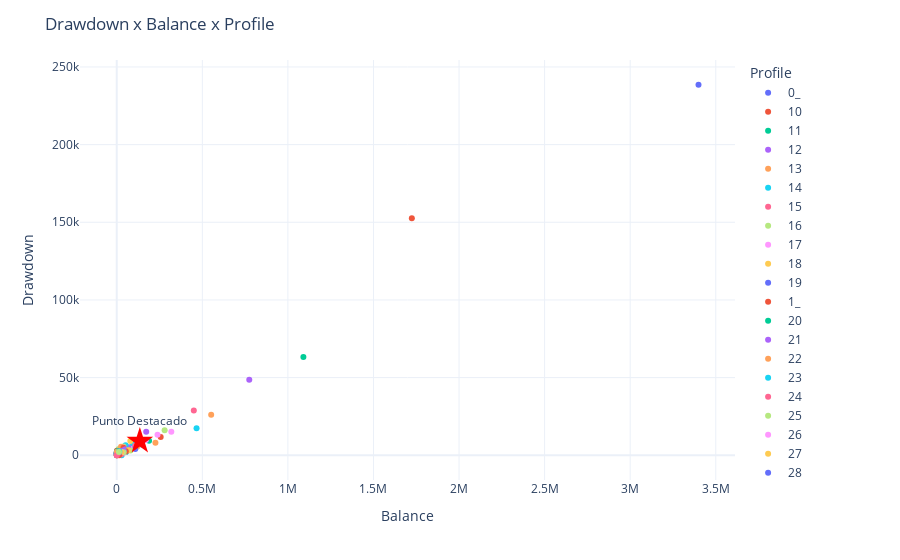

The cell this chart's notebook holds for it:
### Code cell
# Crear la gráfica de dispersión
fig = px.scatter(df, 
                 x="Balance", y="Drawdown", 
                 color="Profile", 
                 hover_name="Profile", 
                 template='plotly_white')



# Añadir el título
fig.update_layout(title='Drawdown x Balance x Profile')

# Añadir punto destacado
highlighted_point = {
    "x": [sum(df['Balance']) / len(df['Balance'])],
    "y": [sum(df['Drawdown']) / len(df['Drawdown'])],
    "text": ["Punto Destacado"],
    "marker": {"color": "red", "size": 20, "symbol": "star"}
}

fig.add_trace(
    go.Scatter(
        x=highlighted_point["x"],
        y=highlighted_point["y"],
        mode='markers+text',
        text=highlighted_point["text"],
        textposition='top center',
        marker=highlighted_point["marker"],
        name='Punto Destacado'
    )
)

# Calcular el centroide
X = sum(df['Balance']) / len(df['Balance'])
Y = sum(df['Drawdown']) / len(df['Drawdown'])
print(f'centroide X: {X}, Y: {Y}')

# Mostrar la gráfica
fig.show()

### Figure 1 — Plotly figure (JSON) as saved in the notebook; plotly's stock layout.template omitted (floating-point values rounded to 4 significant figures)
{"data": [{"hovertemplate": "<b>%{hovertext}</b><br><br>Profile=0_<br>Balance=%{x}<br>Drawdown=%{y}<extra></extra>", "hovertext": ["0_"], "legendgroup": "0_", "marker": {"color": "#636efa", "symbol": "circle"}, "mode": "markers", "name": "0_", "orientation": "v", "showlegend": true, "type": "scatter", "x": [3399000.0], "xaxis": "x", "y": [238500.0], "yaxis": "y"}, {"hovertemplate": "<b>%{hovertext}</b><br><br>Profile=10<br>Balance=%{x}<br>Drawdown=%{y}<extra></extra>", "hovertext": ["10"], "legendgroup": "10", "marker": {"color": "#EF553B", "symbol": "circle"}, "mode": "markers", "name": "10", "orientation": "v", "showlegend": true, "type": "scatter", "x": [256600.0], "xaxis": "x", "y": [11810.0], "yaxis": "y"}, {"hovertemplate": "<b>%{hovertext}</b><br><br>Profile=11<br>Balance=%{x}<br>Drawdown=%{y}<extra></extra>", "hovertext": ["11"], "legendgroup": "11", "marker": {"color": "#00cc96", "symbol": "circle"}, "mode": "markers", "name": "11", "orientation": "v", "showlegend": true, "type": "scatter", "x": [188700.0], "xaxis": "x", "y": [9320.0], "yaxis": "y"}, {"hovertemplate": "<b>%{hovertext}</b><br><br>Profile=12<br>Balance=%{x}<br>Drawdown=%{y}<extra></extra>", "hovertext": ["12"], "legendgroup": "12", "marker": {"color": "#ab63fa", "symbol": "circle"}, "mode": "markers", "name": "12", "orientation": "v", "showlegend": true, "type": "scatter", "x": [172100.0], "xaxis": "x", "y": [15050.0], "yaxis": "y"}, {"hovertemplate": "<b>%{hovertext}</b><br><br>Profile=13<br>Balance=%{x}<br>Drawdown=%{y}<extra></extra>", "hovertext": ["13"], "legendgroup": "13", "marker": {"color": "#FFA15A", "symbol": "circle"}, "mode": "markers", "name": "13", "orientation": "v", "showlegend": true, "type": "scatter", "x": [226100.0], "xaxis": "x", "y": [8069.0], "yaxis": "y"}, {"hovertemplate": "<b>%{hovertext}</b><br><br>Profile=14<br>Balance=%{x}<br>Drawdown=%{y}<extra></extra>", "hovertext": ["14"], "legendgroup": "14", "marker": {"color": "#19d3f3", "symbol": "circle"}, "mode": "markers", "name": "14", "orientation": "v", "showlegend": true, "type": "scatter", "x": [144700.0], "xaxis": "x", "y": [6881.0], "yaxis": "y"}, {"hovertemplate": "<b>%{hovertext}</b><br><br>Profile=15<br>Balance=%{x}<br>Drawdown=%{y}<extra></extra>", "hovertext": ["15"], "legendgroup": "15", "marker": {"color": "#FF6692", "symbol": "circle"}, "mode": "markers", "name": "15", "orientation": "v", "showlegend": true, "type": "scatter", "x": [112100.0], "xaxis": "x", "y": [5276.0], "yaxis": "y"}, {"hovertemplate": "<b>%{hovertext}</b><br><br>Profile=16<br>Balance=%{x}<br>Drawdown=%{y}<extra></extra>", "hovertext": ["16"], "legendgroup": "16", "marker": {"color": "#B6E880", "symbol": "circle"}, "mode": "markers", "name": "16", "orientation": "v", "showlegend": true, "type": "scatter", "x": [132700.0], "xaxis": "x", "y": [7796.0], "yaxis": "y"}, {"hovertemplate": "<b>%{hovertext}</b><br><br>Profile=17<br>Balance=%{x}<br>Drawdown=%{y}<extra></extra>", "hovertext": ["17"], "legendgroup": "17", "marker": {"color": "#FF97FF", "symbol": "circle"}, "mode": "markers", "name": "17", "orientation": "v", "showlegend": true, "type": "scatter", "x": [170000.0], "xaxis": "x", "y": [9890.0], "yaxis": "y"}, {"hovertemplate": "<b>%{hovertext}</b><br><br>Profile=18<br>Balance=%{x}<br>Drawdown=%{y}<extra></extra>", "hovertext": ["18"], "legendgroup": "18", "marker": {"color": "#FECB52", "symbol": "circle"}, "mode": "markers", "name": "18", "orientation": "v", "showlegend": true, "type": "scatter", "x": [117900.0], "xaxis": "x", "y": [5395.0], "yaxis": "y"}, {"hovertemplate": "<b>%{hovertext}</b><br><br>Profile=19<br>Balance=%{x}<br>Drawdown=%{y}<extra></extra>", "hovertext": ["19"], "legendgroup": "19", "marker": {"color": "#636efa", "symbol": "circle"}, "mode": "markers", "name": "19", "orientation": "v", "showlegend": true, "type": "scatter", "x": [133600.0], "xaxis": "x", "y": [7545], "yaxis": "y"}, {"hovertemplate": "<b>%{hovertext}</b><br><br>Profile=1_<br>Balance=%{x}<br>Drawdown=%{y}<extra></extra>", "hovertext": ["1_"], "legendgroup": "1_", "marker": {"color": "#EF553B", "symbol": "circle"}, "mode": "markers", "name": "1_", "orientation": "v", "showlegend": true, "type": "scatter", "x": [1724000.0], "xaxis": "x", "y": [152600.0], "yaxis": "y"}, {"hovertemplate": "<b>%{hovertext}</b><br><br>Profile=20<br>Balance=%{x}<br>Drawdown=%{y}<extra></extra>", "hovertext": ["20"], "legendgroup": "20", "marker": {"color": "#00cc96", "symbol": "circle"}, "mode": "markers", "name": "20", "orientation": "v", "showlegend": true, "type": "scatter", "x": [78950.0], "xaxis": "x", "y": [5066.0], "yaxis": "y"}, {"hovertemplate": "<b>%{hovertext}</b><br><br>Profile=21<br>Balance=%{x}<br>Drawdown=%{y}<extra></extra>", "hovertext": ["21"], "legendgroup": "21", "marker": {"color": "#ab63fa", "symbol": "circle"}, "mode": "markers", "name": "21", "orientation": "v", "showlegend": true, "type": "scatter", "x": [104375], "xaxis": "x", "y": [6900.0], "yaxis": "y"}, {"hovertemplate": "<b>%{hovertext}</b><br><br>Profile=22<br>Balance=%{x}<br>Drawdown=%{y}<extra></extra>", "hovertext": ["22"], "legendgroup": "22", "marker": {"color": "#FFA15A", "symbol": "circle"}, "mode": "markers", "name": "22", "orientation": "v", "showlegend": true, "type": "scatter", "x": [120200.0], "xaxis": "x", "y": [5822.0], "yaxis": "y"}, {"hovertemplate": "<b>%{hovertext}</b><br><br>Profile=23<br>Balance=%{x}<br>Drawdown=%{y}<extra></extra>", "hovertext": ["23"], "legendgroup": "23", "marker": {"color": "#19d3f3", "symbol": "circle"}, "mode": "markers", "name": "23", "orientation": "v", "showlegend": true, "type": "scatter", "x": [94470.0], "xaxis": "x", "y": [7330.0], "yaxis": "y"}, {"hovertemplate": "<b>%{hovertext}</b><br><br>Profile=24<br>Balance=%{x}<br>Drawdown=%{y}<extra></extra>", "hovertext": ["24"], "legendgroup": "24", "marker": {"color": "#FF6692", "symbol": "circle"}, "mode": "markers", "name": "24", "orientation": "v", "showlegend": true, "type": "scatter", "x": [107300.0], "xaxis": "x", "y": [6175.0], "yaxis": "y"}, {"hovertemplate": "<b>%{hovertext}</b><br><br>Profile=25<br>Balance=%{x}<br>Drawdown=%{y}<extra></extra>", "hovertext": ["25"], "legendgroup": "25", "marker": {"color": "#B6E880", "symbol": "circle"}, "mode": "markers", "name": "25", "orientation": "v", "showlegend": true, "type": "scatter", "x": [11150.0], "xaxis": "x", "y": [4089.0], "yaxis": "y"}, {"hovertemplate": "<b>%{hovertext}</b><br><br>Profile=26<br>Balance=%{x}<br>Drawdown=%{y}<extra></extra>", "hovertext": ["26"], "legendgroup": "26", "marker": {"color": "#FF97FF", "symbol": "circle"}, "mode": "markers", "name": "26", "orientation": "v", "showlegend": true, "type": "scatter", "x": [77420.0], "xaxis": "x", "y": [4216.0], "yaxis": "y"}, {"hovertemplate": "<b>%{hovertext}</b><br><br>Profile=27<br>Balance=%{x}<br>Drawdown=%{y}<extra></extra>", "hovertext": ["27"], "legendgroup": "27", "marker": {"color": "#FECB52", "symbol": "circle"}, "mode": "markers", "name": "27", "orientation": "v", "showlegend": true, "type": "scatter", "x": [79330.0], "xaxis": "x", "y": [9254.0], "yaxis": "y"}, {"hovertemplate": "<b>%{hovertext}</b><br><br>Profile=28<br>Balance=%{x}<br>Drawdown=%{y}<extra></extra>", "hovertext": ["28"], "legendgroup": "28", "marker": {"color": "#636efa", "symbol": "circle"}, "mode": "markers", "name": "28", "orientation": "v", "showlegend": true, "type": "scatter", "x": [107920], "xaxis": "x", "y": [3981.0], "yaxis": "y"}, {"hovertemplate": "<b>%{hovertext}</b><br><br>Profile=29<br>Balance=%{x}<br>Drawdown=%{y}<extra></extra>", "hovertext": ["29"], "legendgroup": "29", "marker": {"color": "#EF553B", "symbol": "circle"}, "mode": "markers", "name": "29", "orientation": "v", "showlegend": true, "type": "scatter", "x": [53520.0], "xaxis": "x", "y": [3201.0], "yaxis": "y"}, {"hovertemplate": "<b>%{hovertext}</b><br><br>Profile=2_<br>Balance=%{x}<br>Drawdown=%{y}<extra></extra>", "hovertext": ["2_"], "legendgroup": "2_", "marker": {"color": "#00cc96", "symbol": "circle"}, "mode": "markers", "name": "2_", "orientation": "v", "showlegend": true, "type": "scatter", "x": [1091000.0], "xaxis": "x", "y": [63250.0], "yaxis": "y"}, {"hovertemplate": "<b>%{hovertext}</b><br><br>Profile=30<br>Balance=%{x}<br>Drawdown=%{y}<extra></extra>", "hovertext": ["30"], "legendgroup": "30", "marker": {"color": "#ab63fa", "symbol": "circle"}, "mode": "markers", "name": "30", "orientation": "v", "showlegend": true, "type": "scatter", "x": [67170.0], "xaxis": "x", "y": [5159.0], "yaxis": "y"}, {"hovertemplate": "<b>%{hovertext}</b><br><br>Profile=31<br>Balance=%{x}<br>Drawdown=%{y}<extra></extra>", "hovertext": ["31"], "legendgroup": "31", "marker": {"color": "#FFA15A", "symbol": "circle"}, "mode": "markers", "name": "31", "orientation": "v", "showlegend": true, "type": "scatter", "x": [66950.0], "xaxis": "x", "y": [3140.0], "yaxis": "y"}, {"hovertemplate": "<b>%{hovertext}</b><br><br>Profile=32<br>Balance=%{x}<br>Drawdown=%{y}<extra></extra>", "hovertext": ["32"], "legendgroup": "32", "marker": {"color": "#19d3f3", "symbol": "circle"}, "mode": "markers", "name": "32", "orientation": "v", "showlegend": true, "type": "scatter", "x": [51500.0], "xaxis": "x", "y": [6466.0], "yaxis": "y"}, {"hovertemplate": "<b>%{hovertext}</b><br><br>Profile=33<br>Balance=%{x}<br>Drawdown=%{y}<extra></extra>", "hovertext": ["33"], "legendgroup": "33", "marker": {"color": "#FF6692", "symbol": "circle"}, "mode": "markers", "name": "33", "orientation": "v", "showlegend": true, "type": "scatter", "x": [30250.0], "xaxis": "x", "y": [3162.0], "yaxis": "y"}, {"hovertemplate": "<b>%{hovertext}</b><br><br>Profile=34<br>Balance=%{x}<br>Drawdown=%{y}<extra></extra>", "hovertext": ["34"], "legendgroup": "34", "marker": {"color": "#B6E880", "symbol": "circle"}, "mode": "markers", "name": "34", "orientation": "v", "showlegend": true, "type": "scatter", "x": [39960.0], "xaxis": "x", "y": [5605.0], "yaxis": "y"}, {"hovertemplate": "<b>%{hovertext}</b><br><br>Profile=35<br>Balance=%{x}<br>Drawdown=%{y}<extra></extra>", "hovertext": ["35"], "legendgroup": "35", "marker": {"color": "#FF97FF", "symbol": "circle"}, "mode": "markers", "name": "35", "orientation": "v", "showlegend": true, "type": "scatter", "x": [38120.0], "xaxis": "x", "y": [4954.0], "yaxis": "y"}, {"hovertemplate": "<b>%{hovertext}</b><br><br>Profile=36<br>Balance=%{x}<br>Drawdown=%{y}<extra></extra>", "hovertext": ["36"], "legendgroup": "36", "marker": {"color": "#FECB52", "symbol": "circle"}, "mode": "markers", "name": "36", "orientation": "v", "showlegend": true, "type": "scatter", "x": [39830.0], "xaxis": "x", "y": [3146.0], "yaxis": "y"}, {"hovertemplate": "<b>%{hovertext}</b><br><br>Profile=37<br>Balance=%{x}<br>Drawdown=%{y}<extra></extra>", "hovertext": ["37"], "legendgroup": "37", "marker": {"color": "#636efa", "symbol": "circle"}, "mode": "markers", "name": "37", "orientation": "v", "showlegend": true, "type": "scatter", "x": [28390.0], "xaxis": "x", "y": [4439.0], "yaxis": "y"}, {"hovertemplate": "<b>%{hovertext}</b><br><br>Profile=38<br>Balance=%{x}<br>Drawdown=%{y}<extra></extra>", "hovertext": ["38"], "legendgroup": "38", "marker": {"color": "#EF553B", "symbol": "circle"}, "mode": "markers", "name": "38", "orientation": "v", "showlegend": true, "type": "scatter", "x": [28470.0], "xaxis": "x", "y": [3080.0], "yaxis": "y"}, {"hovertemplate": "<b>%{hovertext}</b><br><br>Profile=39<br>Balance=%{x}<br>Drawdown=%{y}<extra></extra>", "hovertext": ["39"], "legendgroup": "39", "marker": {"color": "#00cc96", "symbol": "circle"}, "mode": "markers", "name": "39", "orientation": "v", "showlegend": true, "type": "scatter", "x": [42370.0], "xaxis": "x", "y": [3500.0], "yaxis": "y"}, {"hovertemplate": "<b>%{hovertext}</b><br><br>Profile=3_<br>Balance=%{x}<br>Drawdown=%{y}<extra></extra>", "hovertext": ["3_"], "legendgroup": "3_", "marker": {"color": "#ab63fa", "symbol": "circle"}, "mode": "markers", "name": "3_", "orientation": "v", "showlegend": true, "type": "scatter", "x": [774300.0], "xaxis": "x", "y": [48600.0], "yaxis": "y"}, {"hovertemplate": "<b>%{hovertext}</b><br><br>Profile=40<br>Balance=%{x}<br>Drawdown=%{y}<extra></extra>", "hovertext": ["40"], "legendgroup": "40", "marker": {"color": "#FFA15A", "symbol": "circle"}, "mode": "markers", "name": "40", "orientation": "v", "showlegend": true, "type": "scatter", "x": [24880.0], "xaxis": "x", "y": [5531.0], "yaxis": "y"}, {"hovertemplate": "<b>%{hovertext}</b><br><br>Profile=41<br>Balance=%{x}<br>Drawdown=%{y}<extra></extra>", "hovertext": ["41"], "legendgroup": "41", "marker": {"color": "#19d3f3", "symbol": "circle"}, "mode": "markers", "name": "41", "orientation": "v", "showlegend": true, "type": "scatter", "x": [28780.0], "xaxis": "x", "y": [0], "yaxis": "y"}, {"hovertemplate": "<b>%{hovertext}</b><br><br>Profile=42<br>Balance=%{x}<br>Drawdown=%{y}<extra></extra>", "hovertext": ["42"], "legendgroup": "42", "marker": {"color": "#FF6692", "symbol": "circle"}, "mode": "markers", "name": "42", "orientation": "v", "showlegend": true, "type": "scatter", "x": [28940.0], "xaxis": "x", "y": [2810.0], "yaxis": "y"}, {"hovertemplate": "<b>%{hovertext}</b><br><br>Profile=43<br>Balance=%{x}<br>Drawdown=%{y}<extra></extra>", "hovertext": ["43"], "legendgroup": "43", "marker": {"color": "#B6E880", "symbol": "circle"}, "mode": "markers", "name": "43", "orientation": "v", "showlegend": true, "type": "scatter", "x": [79880.0], "xaxis": "x", "y": [3082.0], "yaxis": "y"}, {"hovertemplate": "<b>%{hovertext}</b><br><br>Profile=44<br>Balance=%{x}<br>Drawdown=%{y}<extra></extra>", "hovertext": ["44"], "legendgroup": "44", "marker": {"color": "#FF97FF", "symbol": "circle"}, "mode": "markers", "name": "44", "orientation": "v", "showlegend": true, "type": "scatter", "x": [53510.0], "xaxis": "x", "y": [2168.0], "yaxis": "y"}, {"hovertemplate": "<b>%{hovertext}</b><br><br>Profile=45<br>Balance=%{x}<br>Drawdown=%{y}<extra></extra>", "hovertext": ["45"], "legendgroup": "45", "marker": {"color": "#FECB52", "symbol": "circle"}, "mode": "markers", "name": "45", "orientation": "v", "showlegend": true, "type": "scatter", "x": [41300.0], "xaxis": "x", "y": [3437.0], "yaxis": "y"}, {"hovertemplate": "<b>%{hovertext}</b><br><br>Profile=46<br>Balance=%{x}<br>Drawdown=%{y}<extra></extra>", "hovertext": ["46"], "legendgroup": "46", "marker": {"color": "#636efa", "symbol": "circle"}, "mode": "markers", "name": "46", "orientation": "v", "showlegend": true, "type": "scatter", "x": [41790.0], "xaxis": "x", "y": [2508.0], "yaxis": "y"}, {"hovertemplate": "<b>%{hovertext}</b><br><br>Profile=47<br>Balance=%{x}<br>Drawdown=%{y}<extra></extra>", "hovertext": ["47"], "legendgroup": "47", "marker": {"color": "#EF553B", "symbol": "circle"}, "mode": "markers", "name": "47", "orientation": "v", "showlegend": true, "type": "scatter", "x": [39550.0], "xaxis": "x", "y": [4881.0], "yaxis": "y"}, {"hovertemplate": "<b>%{hovertext}</b><br><br>Profile=48<br>Balance=%{x}<br>Drawdown=%{y}<extra></extra>", "hovertext": ["48"], "legendgroup": "48", "marker": {"color": "#00cc96", "symbol": "circle"}, "mode": "markers", "name": "48", "orientation": "v", "showlegend": true, "type": "scatter", "x": [53420.0], "xaxis": "x", "y": [2165.0], "yaxis": "y"}, {"hovertemplate": "<b>%{hovertext}</b><br><br>Profile=49<br>Balance=%{x}<br>Drawdown=%{y}<extra></extra>", "hovertext": ["49"], "legendgroup": "49", "marker": {"color": "#ab63fa", "symbol": "circle"}, "mode": "markers", "name": "49", "orientation": "v", "showlegend": true, "type": "scatter", "x": [51790.0], "xaxis": "x", "y": [3886.0], "yaxis": "y"}, {"hovertemplate": "<b>%{hovertext}</b><br><br>Profile=4_<br>Balance=%{x}<br>Drawdown=%{y}<extra></extra>", "hovertext": ["4_"], "legendgroup": "4_", "marker": {"color": "#FFA15A", "symbol": "circle"}, "mode": "markers", "name": "4_", "orientation": "v", "showlegend": true, "type": "scatter", "x": [551800.0], "xaxis": "x", "y": [26040.0], "yaxis": "y"}, {"hovertemplate": "<b>%{hovertext}</b><br><br>Profile=50<br>Balance=%{x}<br>Drawdown=%{y}<extra></extra>", "hovertext": ["50"], "legendgroup": "50", "marker": {"color": "#19d3f3", "symbol": "circle"}, "mode": "markers", "name": "50", "orientation": "v", "showlegend": true, "type": "scatter", "x": [51690.0], "xaxis": "x", "y": [3138.0], "yaxis": "y"}, {"hovertemplate": "<b>%{hovertext}</b><br><br>Profile=51<br>Balance=%{x}<br>Drawdown=%{y}<extra></extra>", "hovertext": ["51"], "legendgroup": "51", "marker": {"color": "#FF6692", "symbol": "circle"}, "mode": "markers", "name": "51", "orientation": "v", "showlegend": true, "type": "scatter", "x": [38630.0], "xaxis": "x", "y": [2876.0], "yaxis": "y"}, {"hovertemplate": "<b>%{hovertext}</b><br><br>Profile=52<br>Balance=%{x}<br>Drawdown=%{y}<extra></extra>", "hovertext": ["52"], "legendgroup": "52", "marker": {"color": "#B6E880", "symbol": "circle"}, "mode": "markers", "name": "52", "orientation": "v", "showlegend": true, "type": "scatter", "x": [43610], "xaxis": "x", "y": [1759.0], "yaxis": "y"}, {"hovertemplate": "<b>%{hovertext}</b><br><br>Profile=53<br>Balance=%{x}<br>Drawdown=%{y}<extra></extra>", "hovertext": ["53"], "legendgroup": "53", "marker": {"color": "#FF97FF", "symbol": "circle"}, "mode": "markers", "name": "53", "orientation": "v", "showlegend": true, "type": "scatter", "x": [42280.0], "xaxis": "x", "y": [1754.0], "yaxis": "y"}, {"hovertemplate": "<b>%{hovertext}</b><br><br>Profile=54<br>Balance=%{x}<br>Drawdown=%{y}<extra></extra>", "hovertext": ["54"], "legendgroup": "54", "marker": {"color": "#FECB52", "symbol": "circle"}, "mode": "markers", "name": "54", "orientation": "v", "showlegend": true, "type": "scatter", "x": [66050.0], "xaxis": "x", "y": [3162.0], "yaxis": "y"}, {"hovertemplate": "<b>%{hovertext}</b><br><br>Profile=55<br>Balance=%{x}<br>Drawdown=%{y}<extra></extra>", "hovertext": ["55"], "legendgroup": "55", "marker": {"color": "#636efa", "symbol": "circle"}, "mode": "markers", "name": "55", "orientation": "v", "showlegend": true, "type": "scatter", "x": [41770.0], "xaxis": "x", "y": [2367.0], "yaxis": "y"}, {"hovertemplate": "<b>%{hovertext}</b><br><br>Profile=56<br>Balance=%{x}<br>Drawdown=%{y}<extra></extra>", "hovertext": ["56"], "legendgroup": "56", "marker": {"color": "#EF553B", "symbol": "circle"}, "mode": "markers", "name": "56", "orientation": "v", "showlegend": true, "type": "scatter", "x": [52850.0], "xaxis": "x", "y": [2597.0], "yaxis": "y"}, {"hovertemplate": "<b>%{hovertext}</b><br><br>Profile=57<br>Balance=%{x}<br>Drawdown=%{y}<extra></extra>", "hovertext": ["57"], "legendgroup": "57", "marker": {"color": "#00cc96", "symbol": "circle"}, "mode": "markers", "name": "57", "orientation": "v", "showlegend": true, "type": "scatter", "x": [38820.0], "xaxis": "x", "y": [2659.0], "yaxis": "y"}, {"hovertemplate": "<b>%{hovertext}</b><br><br>Profile=58<br>Balance=%{x}<br>Drawdown=%{y}<extra></extra>", "hovertext": ["58"], "legendgroup": "58", "marker": {"color": "#ab63fa", "symbol": "circle"}, "mode": "markers", "name": "58", "orientation": "v", "showlegend": true, "type": "scatter", "x": [40190.0], "xaxis": "x", "y": [3157.0], "yaxis": "y"}, {"hovertemplate": "<b>%{hovertext}</b><br><br>Profile=59<br>Balance=%{x}<br>Drawdown=%{y}<extra></extra>", "hovertext": ["59"], "legendgroup": "59", "marker": {"color": "#FFA15A", "symbol": "circle"}, "mode": "markers", "name": "59", "orientation": "v", "showlegend": true, "type": "scatter", "x": [27870.0], "xaxis": "x", "y": [1261.0], "yaxis": "y"}, {"hovertemplate": "<b>%{hovertext}</b><br><br>Profile=5_<br>Balance=%{x}<br>Drawdown=%{y}<extra></extra>", "hovertext": ["5_"], "legendgroup": "5_", "marker": {"color": "#19d3f3", "symbol": "circle"}, "mode": "markers", "name": "5_", "orientation": "v", "showlegend": true, "type": "scatter", "x": [466275], "xaxis": "x", "y": [17370.0], "yaxis": "y"}, {"hovertemplate": "<b>%{hovertext}</b><br><br>Profile=60<br>Balance=%{x}<br>Drawdown=%{y}<extra></extra>", "hovertext": ["60"], "legendgroup": "60", "marker": {"color": "#FF6692", "symbol": "circle"}, "mode": "markers", "name": "60", "orientation": "v", "showlegend": true, "type": "scatter", "x": [26780.0], "xaxis": "x", "y": [620.0], "yaxis": "y"}, {"hovertemplate": "<b>%{hovertext}</b><br><br>Profile=61<br>Balance=%{x}<br>Drawdown=%{y}<extra></extra>", "hovertext": ["61"], "legendgroup": "61", "marker": {"color": "#B6E880", "symbol": "circle"}, "mode": "markers", "name": "61", "orientation": "v", "showlegend": true, "type": "scatter", "x": [40340.0], "xaxis": "x", "y": [1865.0], "yaxis": "y"}, {"hovertemplate": "<b>%{hovertext}</b><br><br>Profile=62<br>Balance=%{x}<br>Drawdown=%{y}<extra></extra>", "hovertext": ["62"], "legendgroup": "62", "marker": {"color": "#FF97FF", "symbol": "circle"}, "mode": "markers", "name": "62", "orientation": "v", "showlegend": true, "type": "scatter", "x": [27020.0], "xaxis": "x", "y": [1876.0], "yaxis": "y"}, {"hovertemplate": "<b>%{hovertext}</b><br><br>Profile=63<br>Balance=%{x}<br>Drawdown=%{y}<extra></extra>", "hovertext": ["63"], "legendgroup": "63", "marker": {"color": "#FECB52", "symbol": "circle"}, "mode": "markers", "name": "63", "orientation": "v", "showlegend": true, "type": "scatter", "x": [27100.0], "xaxis": "x", "y": [1884.0], "yaxis": "y"}, {"hovertemplate": "<b>%{hovertext}</b><br><br>Profile=64<br>Balance=%{x}<br>Drawdown=%{y}<extra></extra>", "hovertext": ["64"], "legendgroup": "64", "marker": {"color": "#636efa", "symbol": "circle"}, "mode": "markers", "name": "64", "orientation": "v", "showlegend": true, "type": "scatter", "x": [13760.0], "xaxis": "x", "y": [1840], "yaxis": "y"}, {"hovertemplate": "<b>%{hovertext}</b><br><br>Profile=65<br>Balance=%{x}<br>Drawdown=%{y}<extra></extra>", "hovertext": ["65"], "legendgroup": "65", "marker": {"color": "#EF553B", "symbol": "circle"}, "mode": "markers", "name": "65", "orientation": "v", "showlegend": true, "type": "scatter", "x": [1250.0], "xaxis": "x", "y": [2955.0], "yaxis": "y"}, {"hovertemplate": "<b>%{hovertext}</b><br><br>Profile=66<br>Balance=%{x}<br>Drawdown=%{y}<extra></extra>", "hovertext": ["66"], "legendgroup": "66", "marker": {"color": "#00cc96", "symbol": "circle"}, "mode": "markers", "name": "66", "orientation": "v", "showlegend": true, "type": "scatter", "x": [1951.0], "xaxis": "x", "y": [1428.0], "yaxis": "y"}, {"hovertemplate": "<b>%{hovertext}</b><br><br>Profile=67<br>Balance=%{x}<br>Drawdown=%{y}<extra></extra>", "hovertext": ["67"], "legendgroup": "67", "marker": {"color": "#ab63fa", "symbol": "circle"}, "mode": "markers", "name": "67", "orientation": "v", "showlegend": true, "type": "scatter", "x": [13440.0], "xaxis": "x", "y": [1255.0], "yaxis": "y"}, {"hovertemplate": "<b>%{hovertext}</b><br><br>Profile=68<br>Balance=%{x}<br>Drawdown=%{y}<extra></extra>", "hovertext": ["68"], "legendgroup": "68", "marker": {"color": "#FFA15A", "symbol": "circle"}, "mode": "markers", "name": "68", "orientation": "v", "showlegend": true, "type": "scatter", "x": [14030.0], "xaxis": "x", "y": [610.0], "yaxis": "y"}, {"hovertemplate": "<b>%{hovertext}</b><br><br>Profile=69<br>Balance=%{x}<br>Drawdown=%{y}<extra></extra>", "hovertext": ["69"], "legendgroup": "69", "marker": {"color": "#19d3f3", "symbol": "circle"}, "mode": "markers", "name": "69", "orientation": "v", "showlegend": true, "type": "scatter", "x": [-688.7], "xaxis": "x", "y": [688.7], "yaxis": "y"}, {"hovertemplate": "<b>%{hovertext}</b><br><br>Profile=6_<br>Balance=%{x}<br>Drawdown=%{y}<extra></extra>", "hovertext": ["6_"], "legendgroup": "6_", "marker": {"color": "#FF6692", "symbol": "circle"}, "mode": "markers", "name": "6_", "orientation": "v", "showlegend": true, "type": "scatter", "x": [450300.0], "xaxis": "x", "y": [28750.0], "yaxis": "y"}, {"hovertemplate": "<b>%{hovertext}</b><br><br>Profile=70<br>Balance=%{x}<br>Drawdown=%{y}<extra></extra>", "hovertext": ["70"], "legendgroup": "70", "marker": {"color": "#B6E880", "symbol": "circle"}, "mode": "markers", "name": "70", "orientation": "v", "showlegend": true, "type": "scatter", "x": [1792.0], "xaxis": "x", "y": [688.7], "yaxis": "y"}, {"hovertemplate": "<b>%{hovertext}</b><br><br>Profile=71<br>Balance=%{x}<br>Drawdown=%{y}<extra></extra>", "hovertext": ["71"], "legendgroup": "71", "marker": {"color": "#FF97FF", "symbol": "circle"}, "mode": "markers", "name": "71", "orientation": "v", "showlegend": true, "type": "scatter", "x": [1206.0], "xaxis": "x", "y": [688.7], "yaxis": "y"}, {"hovertemplate": "<b>%{hovertext}</b><br><br>Profile=72<br>Balance=%{x}<br>Drawdown=%{y}<extra></extra>", "hovertext": ["72"], "legendgroup": "72", "marker": {"color": "#FECB52", "symbol": "circle"}, "mode": "markers", "name": "72", "orientation": "v", "showlegend": true, "type": "scatter", "x": [1236.0], "xaxis": "x", "y": [693.7], "yaxis": "y"}, {"hovertemplate": "<b>%{hovertext}</b><br><br>Profile=73<br>Balance=%{x}<br>Drawdown=%{y}<extra></extra>", "hovertext": ["73"], "legendgroup": "73", "marker": {"color": "#636efa", "symbol": "circle"}, "mode": "markers", "name": "73", "orientation": "v", "showlegend": true, "type": "scatter", "x": [10980.0], "xaxis": "x", "y": [1287.0], "yaxis": "y"}, {"hovertemplate": "<b>%{hovertext}</b><br><br>Profile=74<br>Balance=%{x}<br>Drawdown=%{y}<extra></extra>", "hovertext": ["74"], "legendgroup": "74", "marker": {"color": "#EF553B", "symbol": "circle"}, "mode": "markers", "name": "74", "orientation": "v", "showlegend": true, "type": "scatter", "x": [2046.0], "xaxis": "x", "y": [695.0], "yaxis": "y"}, {"hovertemplate": "<b>%{hovertext}</b><br><br>Profile=75<br>Balance=%{x}<br>Drawdown=%{y}<extra></extra>", "hovertext": ["75"], "legendgroup": "75", "marker": {"color": "#00cc96", "symbol": "circle"}, "mode": "markers", "name": "75", "orientation": "v", "showlegend": true, "type": "scatter", "x": [2535.0], "xaxis": "x", "y": [1452.0], "yaxis": "y"}, {"hovertemplate": "<b>%{hovertext}</b><br><br>Profile=76<br>Balance=%{x}<br>Drawdown=%{y}<extra></extra>", "hovertext": ["76"], "legendgroup": "76", "marker": {"color": "#ab63fa", "symbol": "circle"}, "mode": "markers", "name": "76", "orientation": "v", "showlegend": true, "type": "scatter", "x": [-1460.0], "xaxis": "x", "y": [1460.0], "yaxis": "y"}, {"hovertemplate": "<b>%{hovertext}</b><br><br>Profile=77<br>Balance=%{x}<br>Drawdown=%{y}<extra></extra>", "hovertext": ["77"], "legendgroup": "77", "marker": {"color": "#FFA15A", "symbol": "circle"}, "mode": "markers", "name": "77", "orientation": "v", "showlegend": true, "type": "scatter", "x": [553.8], "xaxis": "x", "y": [0], "yaxis": "y"}, {"hovertemplate": "<b>%{hovertext}</b><br><br>Profile=78<br>Balance=%{x}<br>Drawdown=%{y}<extra></extra>", "hovertext": ["78"], "legendgroup": "78", "marker": {"color": "#19d3f3", "symbol": "circle"}, "mode": "markers", "name": "78", "orientation": "v", "showlegend": true, "type": "scatter", "x": [3376.0], "xaxis": "x", "y": [1537.0], "yaxis": "y"}, {"hovertemplate": "<b>%{hovertext}</b><br><br>Profile=79<br>Balance=%{x}<br>Drawdown=%{y}<extra></extra>", "hovertext": ["79"], "legendgroup": "79", "marker": {"color": "#FF6692", "symbol": "circle"}, "mode": "markers", "name": "79", "orientation": "v", "showlegend": true, "type": "scatter", "x": [-352.5], "xaxis": "x", "y": [1635.0], "yaxis": "y"}, {"hovertemplate": "<b>%{hovertext}</b><br><br>Profile=7_<br>Balance=%{x}<br>Drawdown=%{y}<extra></extra>", "hovertext": ["7_"], "legendgroup": "7_", "marker": {"color": "#B6E880", "symbol": "circle"}, "mode": "markers", "name": "7_", "orientation": "v", "showlegend": true, "type": "scatter", "x": [279800.0], "xaxis": "x", "y": [16060.0], "yaxis": "y"}, {"hovertemplate": "<b>%{hovertext}</b><br><br>Profile=80<br>Balance=%{x}<br>Drawdown=%{y}<extra></extra>", "hovertext": ["80"], "legendgroup": "80", "marker": {"color": "#FF97FF", "symbol": "circle"}, "mode": "markers", "name": "80", "orientation": "v", "showlegend": true, "type": "scatter", "x": [3575.0], "xaxis": "x", "y": [1508.0], "yaxis": "y"}, {"hovertemplate": "<b>%{hovertext}</b><br><br>Profile=81<br>Balance=%{x}<br>Drawdown=%{y}<extra></extra>", "hovertext": ["81"], "legendgroup": "81", "marker": {"color": "#FECB52", "symbol": "circle"}, "mode": "markers", "name": "81", "orientation": "v", "showlegend": true, "type": "scatter", "x": [-757.5], "xaxis": "x", "y": [757.5], "yaxis": "y"}, {"hovertemplate": "<b>%{hovertext}</b><br><br>Profile=82<br>Balance=%{x}<br>Drawdown=%{y}<extra></extra>", "hovertext": ["82"], "legendgroup": "82", "marker": {"color": "#636efa", "symbol": "circle"}, "mode": "markers", "name": "82", "orientation": "v", "showlegend": true, "type": "scatter", "x": [-755.0], "xaxis": "x", "y": [755.0], "yaxis": "y"}, {"hovertemplate": "<b>%{hovertext}</b><br><br>Profile=83<br>Balance=%{x}<br>Drawdown=%{y}<extra></extra>", "hovertext": ["83"], "legendgroup": "83", "marker": {"color": "#EF553B", "symbol": "circle"}, "mode": "markers", "name": "83", "orientation": "v", "showlegend": true, "type": "scatter", "x": [880.0], "xaxis": "x", "y": [0], "yaxis": "y"}, {"hovertemplate": "<b>%{hovertext}</b><br><br>Profile=84<br>Balance=%{x}<br>Drawdown=%{y}<extra></extra>", "hovertext": ["84"], "legendgroup": "84", "marker": {"color": "#00cc96", "symbol": "circle"}, "mode": "markers", "name": "84", "orientation": "v", "showlegend": true, "type": "scatter", "x": [1366.0], "xaxis": "x", "y": [2602.0], "yaxis": "y"}, {"hovertemplate": "<b>%{hovertext}</b><br><br>Profile=85<br>Balance=%{x}<br>Drawdown=%{y}<extra></extra>", "hovertext": ["85"], "legendgroup": "85", "marker": {"color": "#ab63fa", "symbol": "circle"}, "mode": "markers", "name": "85", "orientation": "v", "showlegend": true, "type": "scatter", "x": [2046.0], "xaxis": "x", "y": [747.5], "yaxis": "y"}, {"hovertemplate": "<b>%{hovertext}</b><br><br>Profile=86<br>Balance=%{x}<br>Drawdown=%{y}<extra></extra>", "hovertext": ["86"], "legendgroup": "86", "marker": {"color": "#FFA15A", "symbol": "circle"}, "mode": "markers", "name": "86", "orientation": "v", "showlegend": true, "type": "scatter", "x": [2980.0], "xaxis": "x", "y": [750.0], "yaxis": "y"}, {"hovertemplate": "<b>%{hovertext}</b><br><br>Profile=87<br>Balance=%{x}<br>Drawdown=%{y}<extra></extra>", "hovertext": ["87"], "legendgroup": "87", "marker": {"color": "#19d3f3", "symbol": "circle"}, "mode": "markers", "name": "87", "orientation": "v", "showlegend": true, "type": "scatter", "x": [1927.0], "xaxis": "x", "y": [752.5], "yaxis": "y"}, {"hovertemplate": "<b>%{hovertext}</b><br><br>Profile=88<br>Balance=%{x}<br>Drawdown=%{y}<extra></extra>", "hovertext": ["88"], "legendgroup": "88", "marker": {"color": "#FF6692", "symbol": "circle"}, "mode": "markers", "name": "88", "orientation": "v", "showlegend": true, "type": "scatter", "x": [250.0], "xaxis": "x", "y": [312.5], "yaxis": "y"}, {"hovertemplate": "<b>%{hovertext}</b><br><br>Profile=89<br>Balance=%{x}<br>Drawdown=%{y}<extra></extra>", "hovertext": ["89"], "legendgroup": "89", "marker": {"color": "#B6E880", "symbol": "circle"}, "mode": "markers", "name": "89", "orientation": "v", "showlegend": true, "type": "scatter", "x": [931.3], "xaxis": "x", "y": [41.25], "yaxis": "y"}, {"hovertemplate": "<b>%{hovertext}</b><br><br>Profile=8_<br>Balance=%{x}<br>Drawdown=%{y}<extra></extra>", "hovertext": ["8_"], "legendgroup": "8_", "marker": {"color": "#FF97FF", "symbol": "circle"}, "mode": "markers", "name": "8_", "orientation": "v", "showlegend": true, "type": "scatter", "x": [318900.0], "xaxis": "x", "y": [15170.0], "yaxis": "y"}, {"hovertemplate": "<b>%{hovertext}</b><br><br>Profile=90<br>Balance=%{x}<br>Drawdown=%{y}<extra></extra>", "hovertext": ["90"], "legendgroup": "90", "marker": {"color": "#FECB52", "symbol": "circle"}, "mode": "markers", "name": "90", "orientation": "v", "showlegend": true, "type": "scatter", "x": [302.5], "xaxis": "x", "y": [0], "yaxis": "y"}, {"hovertemplate": "<b>%{hovertext}</b><br><br>Profile=91<br>Balance=%{x}<br>Drawdown=%{y}<extra></extra>", "hovertext": ["91"], "legendgroup": "91", "marker": {"color": "#636efa", "symbol": "circle"}, "mode": "markers", "name": "91", "orientation": "v", "showlegend": true, "type": "scatter", "x": [181.3], "xaxis": "x", "y": [0], "yaxis": "y"}, {"hovertemplate": "<b>%{hovertext}</b><br><br>Profile=92<br>Balance=%{x}<br>Drawdown=%{y}<extra></extra>", "hovertext": ["92"], "legendgroup": "92", "marker": {"color": "#EF553B", "symbol": "circle"}, "mode": "markers", "name": "92", "orientation": "v", "showlegend": true, "type": "scatter", "x": [13630.0], "xaxis": "x", "y": [42.5], "yaxis": "y"}, {"hovertemplate": "<b>%{hovertext}</b><br><br>Profile=93<br>Balance=%{x}<br>Drawdown=%{y}<extra></extra>", "hovertext": ["93"], "legendgroup": "93", "marker": {"color": "#00cc96", "symbol": "circle"}, "mode": "markers", "name": "93", "orientation": "v", "showlegend": true, "type": "scatter", "x": [-353.8], "xaxis": "x", "y": [1455.0], "yaxis": "y"}, {"hovertemplate": "<b>%{hovertext}</b><br><br>Profile=94<br>Balance=%{x}<br>Drawdown=%{y}<extra></extra>", "hovertext": ["94"], "legendgroup": "94", "marker": {"color": "#ab63fa", "symbol": "circle"}, "mode": "markers", "name": "94", "orientation": "v", "showlegend": true, "type": "scatter", "x": [12970.0], "xaxis": "x", "y": [1735.0], "yaxis": "y"}, {"hovertemplate": "<b>%{hovertext}</b><br><br>Profile=95<br>Balance=%{x}<br>Drawdown=%{y}<extra></extra>", "hovertext": ["95"], "legendgroup": "95", "marker": {"color": "#FFA15A", "symbol": "circle"}, "mode": "markers", "name": "95", "orientation": "v", "showlegend": true, "type": "scatter", "x": [1308.0], "xaxis": "x", "y": [2175.0], "yaxis": "y"}, {"hovertemplate": "<b>%{hovertext}</b><br><br>Profile=96<br>Balance=%{x}<br>Drawdown=%{y}<extra></extra>", "hovertext": ["96"], "legendgroup": "96", "marker": {"color": "#19d3f3", "symbol": "circle"}, "mode": "markers", "name": "96", "orientation": "v", "showlegend": true, "type": "scatter", "x": [14630.0], "xaxis": "x", "y": [2572.0], "yaxis": "y"}, {"hovertemplate": "<b>%{hovertext}</b><br><br>Profile=97<br>Balance=%{x}<br>Drawdown=%{y}<extra></extra>", "hovertext": ["97"], "legendgroup": "97", "marker": {"color": "#FF6692", "symbol": "circle"}, "mode": "markers", "name": "97", "orientation": "v", "showlegend": true, "type": "scatter", "x": [318.8], "xaxis": "x", "y": [43.75], "yaxis": "y"}, {"hovertemplate": "<b>%{hovertext}</b><br><br>Profile=98<br>Balance=%{x}<br>Drawdown=%{y}<extra></extra>", "hovertext": ["98"], "legendgroup": "98", "marker": {"color": "#B6E880", "symbol": "circle"}, "mode": "markers", "name": "98", "orientation": "v", "showlegend": true, "type": "scatter", "x": [12890.0], "xaxis": "x", "y": [2138.0], "yaxis": "y"}, {"hovertemplate": "<b>%{hovertext}</b><br><br>Profile=9_<br>Balance=%{x}<br>Drawdown=%{y}<extra></extra>", "hovertext": ["9_"], "legendgroup": "9_", "marker": {"color": "#FF97FF", "symbol": "circle"}, "mode": "markers", "name": "9_", "orientation": "v", "showlegend": true, "type": "scatter", "x": [238300.0], "xaxis": "x", "y": [13220.0], "yaxis": "y"}, {"marker": {"color": "red", "size": 20, "symbol": "star"}, "mode": "markers+text", "name": "Punto Destacado", "text": ["Punto Destacado"], "textposition": "top center", "type": "scatter", "x": [134900.0], "y": [9132.0]}], "layout": {"legend": {"title": {"text": "Profile"}, "tracegroupgap": 0}, "margin": {"t": 60}, "title": {"text": "Drawdown x Balance x Profile"}, "xaxis": {"anchor": "y", "domain": [0, 1], "title": {"text": "Balance"}}, "yaxis": {"anchor": "x", "domain": [0, 1], "title": {"text": "Drawdown"}}}}
